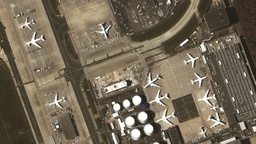
#> input picture ImagePatchLocalization/Images/target_image.jpeg, 256 x 144 px, shrunk from 760 x 428 before the run; the run also reads 1 picture not shown here
$ jupyter execute --allow-errors ImagePatchLocalization.ipynb
#> lines starting #> are read from the running program, lines starting #| are printed output that depends on the picture; after the words box and inside, x2 and y2 are one past the last pixel; in counts of white or black regions, pixels touching at a corner belong together; long printed decimals are rounded
Importing required libraries and accessing dataset stored in Google Drive.

[cell 1]
import cv2 #For the purpose of plotting images
import numpy as np
from matplotlib import pyplot as plt
#from google.colab import drive
#drive.mount('/drive')

1) Loading, priniting dimensions, and displaying our target image, and patch images from the drive.

[cell 2]
# [4 lines of commented-out code are left out]
imgTarget0=cv2.imread("Images/target_image.jpeg")
#> imgTarget0 is the input picture: shape (144, 256, 3); mean B, G, R 86.1, 105.1, 115.6
imgPatch1=cv2.imread("Images/patch1.PNG")
imgPatch2=cv2.imread("Images/patch2.PNG")
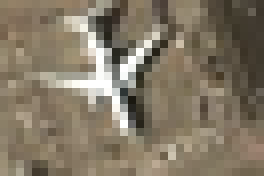
#> input picture ImagePatchLocalization/Images/patch2.PNG, 33 x 22 px, shrunk from 98 x 64 before the run (shown 8 times larger)
#> imgPatch2 is the input picture: shape (22, 33, 3); mean B, G, R 101.6, 120, 131.1
imgPatch3=cv2.imread("Images/patch3.PNG")
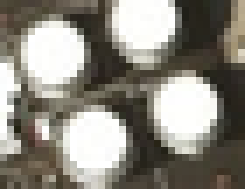
#> input picture ImagePatchLocalization/Images/patch3.PNG, 35 x 27 px, shrunk from 103 x 79 before the run (shown 7 times larger)
#> imgPatch3 is the input picture: shape (27, 35, 3); mean B, G, R 125.3, 134.7, 138.5
print(imgTarget0.shape)
#| (144, 256, 3)
print(imgPatch1.shape)
#| (14, 18, 3)
print(imgPatch2.shape)
#| (22, 33, 3)
print(imgPatch3.shape)
#| (27, 35, 3)

plt.figure()
fig = plt.figure(figsize=(20, 20))

fig.add_subplot(1, 4, 1)
plt.imshow(imgTarget0)
fig.add_subplot(1, 4, 2)
plt.imshow(imgPatch1)
fig.add_subplot(1, 4, 3)
plt.imshow(imgPatch2)
fig.add_subplot(1, 4, 4)
plt.imshow(imgPatch3)

plt.show()
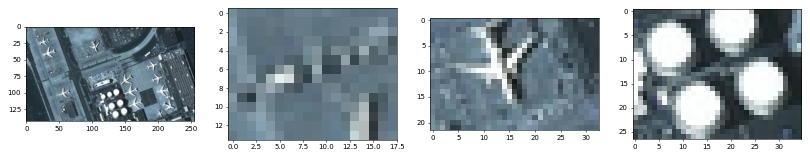
#> figure drawn by matplotlib, 4 panels; B, G, R data is drawn as R, G, B

Converting images to grayscale.

[cell 3]
# Converting images to grayscale
imgTargetGray = cv2.cvtColor(imgTarget0, cv2.COLOR_BGR2GRAY)
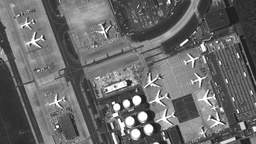
#> imgTargetGray: shape (144, 256); min 13, max 255, mean 106
imgPatch1Gray = cv2.cvtColor(imgPatch1, cv2.COLOR_BGR2GRAY)
# Store width and height of patch image in w and h
w, h = imgPatch1Gray.shape[::-1]
#> w = 18; h = 14

Making a standardization function so that we can minimize the risk of overflow.

[cell 4]
def findMean(imgOrignal):
    meanOutput=0
    print(imgOrignal.shape)
    for y in range(0,(imgOrignal.shape[0]-1)):
        for y in range(0,(imgOrignal.shape[1]-1)):
            #meanOutput=meanOutput+(imgOrignal[y,x]/(imgOrignal.shape[1]*imgOrignal.shape[0]))
            print([y,x])
    return meanOutput

[cell 5]
def standardizeImg(imgOrignal):
    return imgOrignal-imgOrignal.mean()

Making a function to find Cross Correlation

[cell 6]
def findResultant(imgOne):
    return sum(sum(imgOne*imgOne))**(1/2)

[cell 7]
def findCrossCorrelation(imgOne,imgTwo):
    if(imgOne.shape==imgTwo.shape):
        return sum(sum(imgOne*imgTwo))
    else:
        print("Dimensions of given inputs do not match.")
        return

[cell 8]
def findNormCrossCorrelation(imgOne,imgTwo):
    if(imgOne.shape==imgTwo.shape):
        return findCrossCorrelation(imgOne,imgTwo)/((findResultant(imgOne))*(findResultant(imgTwo)))
    else:
        print("Dimensions of given inputs do not match.")
        return

[cell 9]
def similarityTemplateCrossCorrelaton(imgPatch,imgTarget):
    if (imgTarget.shape[0]-imgPatch.shape[0]>-1)and(imgTarget.shape[1]-imgPatch.shape[1]>-1):
        output=np.zeros([imgTarget.shape[0]-imgPatch.shape[0]+1,imgTarget.shape[1]-imgPatch.shape[1]+1])
#> output: shape (131, 239) float64; every value is 0
        for x in range(0,imgTarget.shape[0]-imgPatch.shape[0]+1): ##+1
            for y in range(0,imgTarget.shape[1]-imgPatch.shape[1]+1): ##+1
                output[x,y]=findCrossCorrelation(imgPatch,imgTarget[x:x+imgPatch.shape[0],y:y+imgPatch.shape[1]])
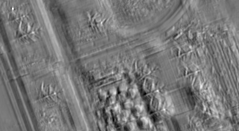
#> output: shape (131, 239) float64; min -115812.2, max 130641.8, mean 12.1; drawn with min black and max white
        return output
    else:
        print("Target image dimension is less than the target image dimension")
        return

[cell 10]
def similarityTemplateNormCrossCorrelaton(imgPatch,imgTarget):
    if (imgTarget.shape[0]-imgPatch.shape[0]>-1)and(imgTarget.shape[1]-imgPatch.shape[1]>-1):
        output=np.zeros([imgTarget.shape[0]-imgPatch.shape[0]+1,imgTarget.shape[1]-imgPatch.shape[1]+1])
        for x in range(0,imgTarget.shape[0]-imgPatch.shape[0]+1): ##+1
            for y in range(0,imgTarget.shape[1]-imgPatch.shape[1]+1): ##+1
                output[x,y]=findNormCrossCorrelation(imgPatch,imgTarget[x:x+imgPatch.shape[0],y:y+imgPatch.shape[1]])
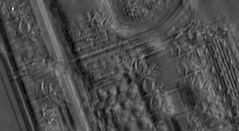
#> output: shape (131, 239) float64; min -0.285, max 0.669, mean 0.000393; drawn with min black and max white
        return output
    else:
        print("Target image dimension is less than the target image dimension")
        return

2) Taking Normalized Cross Correlation, and simpl Cross Correlation.

[cell 11]
resolutionCrossCorr = similarityTemplateCrossCorrelaton(standardizeImg(imgPatch1Gray),standardizeImg(imgTargetGray))

[cell 12]
resolutionCrossCorrNorm = similarityTemplateNormCrossCorrelaton(standardizeImg(imgPatch1Gray),standardizeImg(imgTargetGray))

Just checking how would both type of correlation/similarity results look like.

[cell 13]
print(resolutionCrossCorr.max())
#| 130641.770
print(resolutionCrossCorrNorm.max())
#| 0.6687

Now writing a function that takes on target image, and patch image; It would return target image with highlighted patch if it is in it based on Normalized Cross Correlation based on given threshold of similarity.

[cell 14]
def imgHighlightCrossCorrNorm(threshold,resolutionCrossCorrNorm,imgOutputHiglightedRGB,patchWidth,patchHeight):
  #Getting size
  # Store the coordinates of matched area in a numpy array
#> called with threshold = 0.9, patchWidth = 18, patchHeight = 14
  location = np.where(resolutionCrossCorrNorm >= threshold)
#> location = (empty array, empty array)
  # Draw a rectangle around the matched region
  for point in zip(*location[::-1]):
    cv2.rectangle(imgOutputHiglightedRGB, point, (point[0] + patchWidth, point[1] + patchHeight), (0, 0, 255), 2)
#> this loop made 0 passes
  return imgOutputHiglightedRGB

[cell 15]
#Setting Threshold to be 0.9 for Cross Correlation Normalized
threshold=0.9
imgTarget1=imgTarget0
#Giving functio image to be highlighted based on Cross Correlation Normalized Results
imgOutputHiglightedCrossCorrNormRGB=imgHighlightCrossCorrNorm(threshold,resolutionCrossCorrNorm,imgTarget1,w,h)
plt.figure(figsize=(11, 11))
plt.imshow(imgOutputHiglightedCrossCorrNormRGB)
plt.show()
plt.close()

Helping function to find maximum and minimum value coordinates

[cell 16]
def findMax2DIndex(resolution):
  location=[0,0]
  maxVal=resolution[0,0]
#> maxVal = 0.00921
  for x in range(0,resolution.shape[0]):
    for y in range(0,resolution.shape[1]):
      if(resolution[x,y]>maxVal):
        maxVal=resolution[x,y]
        location=[x,y]
#> after the loop, location = [8, 12]; maxVal = 0.669
  return location

[cell 17]
def findMin2DIndex(resolution):
  location=[0,0]
  minVal=resolution[0,0]
  for x in range(0,resolution.shape[0]):
    for y in range(0,resolution.shape[1]):
      if(resolution[x,y]<minVal):
        minVal=resolution[x,y]
        location=[x,y]
  return location

Now writing a function that takes on target image, and patch image; It would return target image with highlighted patch if it is in it based on Cross Correlation based on given threshold of similarity.

[cell 18]
def imgHighlightCrossCorr(resolutionCrossCorr,imgOutputHiglightedRGB,patchWidth,patchHeight):
  # Store the coordinates of matched area in a numpy array
  location = findMax2DIndex(resolutionCrossCorr)
#> location = [8, 12]
  # Draw a rectangle around the matched region
  cv2.rectangle(imgOutputHiglightedRGB, (location[1],location[0]), (location[1] + patchWidth, location[0] + patchHeight), (0, 255, 0), 2)
#> imgOutputHiglightedRGB: shape (144, 256, 3); 0.51% of pixels changed, all inside (x1, y1, x2, y2) = (11, 7, 32, 24)
  return imgOutputHiglightedRGB

[cell 19]
#Giving functio image to be highlighted based on Correlation Results
imgTarget2=imgTarget0
imgOutputHiglightedCrossCorrRGB=imgHighlightCrossCorr(resolutionCrossCorrNorm,imgTarget2,w,h);
plt.figure(figsize=(11, 11))
plt.imshow(imgOutputHiglightedCrossCorrRGB)
plt.show()
plt.close()

Making a disimilarity function; L2 Norm or in other words computing Eucledian distance.

[cell 20]
def findEucledianDistL2(imgOne,imgTwo):
    if(imgOne.shape==imgTwo.shape):
        return sum(sum((imgOne-imgTwo)**2))**(1/2)
    else:
        print("Dimensions of given inputs do not match.")
        return

[cell 21]
def disimilarityTemplateEucledianDistL2(imgPatch,imgTarget):
    if (imgTarget.shape[0]-imgPatch.shape[0]>-1)and(imgTarget.shape[1]-imgPatch.shape[1]>-1):
        output=np.zeros([imgTarget.shape[0]-imgPatch.shape[0]+1,imgTarget.shape[1]-imgPatch.shape[1]+1])
        for x in range(0,imgTarget.shape[0]-imgPatch.shape[0]+1): ##+1
            for y in range(0,imgTarget.shape[1]-imgPatch.shape[1]+1): ##+1
                output[x,y]=findEucledianDistL2(imgPatch,imgTarget[x:x+imgPatch.shape[0],y:y+imgPatch.shape[1]])
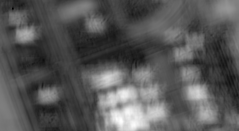
#> output: shape (131, 239) float64; min 372, max 1630.9, mean 808.7; drawn with min black and max white
        return output
    else:
        print("Target image dimension is less than the target image dimension")
        return

[cell 22]
def imgHighlightDisimilarityTemplateEucledianDistL2(resolutionDisimilarityEucledianDistL2,imgOutputHiglightedRGB,patchWidth,patchHeight):
  # Store the coordinates of matched area in a numpy array
#> called with patchWidth = 18, patchHeight = 14
  location = findMin2DIndex(resolutionDisimilarityEucledianDistL2)
#> in findMin2DIndex, `minVal=resolution[0,0]`: minVal = 645.2
#> after the loop in findMin2DIndex, `for x in range(0,resolution.shape[0]):`: location = [8, 12]; minVal = 372
#> location = [8, 12]
  # Draw a rectangle around the matched region
  cv2.rectangle(imgOutputHiglightedRGB, (location[1],location[0]), (location[1] + patchWidth, location[0] + patchHeight), (255, 0, 0), 2)
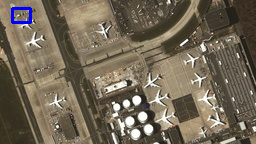
#> imgOutputHiglightedRGB: shape (144, 256, 3); mean B, G, R 86.8, 104.4, 114.9
  return imgOutputHiglightedRGB

[cell 23]
resolutionDisimilarityEucledianDistL2=disimilarityTemplateEucledianDistL2(standardizeImg(imgPatch1Gray),standardizeImg(imgTargetGray))

[cell 24]
#Giving function image to be highlighted based on Least Disimilarity Eucledian Distance Results
imgTarget3=imgTarget0
imgOutputHiglightedLeastDisimilarEucledianDistanceL2RGB=imgHighlightDisimilarityTemplateEucledianDistL2(resolutionDisimilarityEucledianDistL2,imgTarget3,w,h);
plt.figure(figsize=(11, 11))
plt.imshow(imgOutputHiglightedLeastDisimilarEucledianDistanceL2RGB)
plt.show()
plt.close()

Making the second disimilarity function; L1 Norm or in other words computing Manhattan distance.

[cell 25]
def findManhattanDistL1(imgOne,imgTwo):
    if(imgOne.shape==imgTwo.shape):
        return sum(sum(abs(imgOne-imgTwo)))
    else:
        print("Dimensions of given inputs do not match.")
        return

[cell 26]
def disimilarityTemplateManhattanDistL1(imgPatch,imgTarget):
    if (imgTarget.shape[0]-imgPatch.shape[0]>-1)and(imgTarget.shape[1]-imgPatch.shape[1]>-1):
        output=np.zeros([imgTarget.shape[0]-imgPatch.shape[0]+1,imgTarget.shape[1]-imgPatch.shape[1]+1])
        for x in range(0,imgTarget.shape[0]-imgPatch.shape[0]+1):  ##+1
            for y in range(0,imgTarget.shape[1]-imgPatch.shape[1]+1): ##+1
                output[x,y]=findManhattanDistL1(imgPatch,imgTarget[x:x+imgPatch.shape[0],y:y+imgPatch.shape[1]])
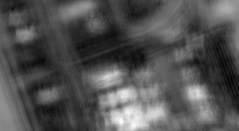
#> output: shape (131, 239) float64; min 5110.2, max 21893.2, mean 10568.6; drawn with min black and max white
        return output
    else:
        print("Target image dimension is less than the target image dimension")
        return

[cell 27]
def imgHighlightDisimilarityTemplateManhattanDistL1(resolutionDisimilarityManhattanDistL1,imgOutputHiglightedRGB,patchWidth,patchHeight):
  # Store the coordinates of matched area in a numpy array
#> called with patchWidth = 18, patchHeight = 14
  location = findMin2DIndex(resolutionDisimilarityManhattanDistL1)
#> location = [8, 12]
  # Draw a rectangle around the matched region
  cv2.rectangle(imgOutputHiglightedRGB, (location[1],location[0]), (location[1] + patchWidth, location[0] + patchHeight), (255, 255, 255), 2)
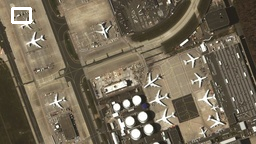
#> imgOutputHiglightedRGB: shape (144, 256, 3); 0.51% of pixels changed, all inside (x1, y1, x2, y2) = (11, 7, 32, 24)
  return imgOutputHiglightedRGB

[cell 28]
resolutionDisimilarityManhattanDistL1=disimilarityTemplateManhattanDistL1(standardizeImg(imgPatch1Gray),standardizeImg(imgTargetGray))

[cell 29]
#Giving function image to be highlighted based on Least Disimilarity Manhattan Distance Results
imgTarget4=imgTarget0
imgOutputHiglightedLeastDisimilarManhattanDistanceL1RGB=imgHighlightDisimilarityTemplateManhattanDistL1(resolutionDisimilarityManhattanDistL1,imgTarget4,w,h);
plt.figure(figsize=(11, 11))
plt.imshow(imgOutputHiglightedLeastDisimilarManhattanDistanceL1RGB)
plt.show()
plt.close()

3) Showing Similarities and disimilarities on surface plot & 4) Localize the area which gives maximum similarity score and lowest disimilarity score.

[cell 30]
from mpl_toolkits.mplot3d import Axes3D
from matplotlib import cm

[cell 31]
imgTargetGray
imgPatch1Gray
x = np.arange(0, imgTargetGray.shape[0]-imgPatch1Gray.shape[0]+1, 1)
#> x = 131 values from 0 to 130
y = np.arange(0, imgTargetGray.shape[1]-imgPatch1Gray.shape[1]+1, 1)
#> y = 239 values from 0 to 238
y, x = np.meshgrid(y,x)

Cross Correlation Similarity Surface Plot

[cell 32]
print("Maximum Similarity is at ",findMax2DIndex(resolutionCrossCorr),"offset in [x,y] position in reference to the target image.")
#| Maximum Similarity is at  [8, 12] offset in [x,y] position in reference to the target image.
fig = plt.figure(figsize=(11, 11))
#> (the rest of this cell did not finish here and is left out)

Normalized Cross Correlation Similarity Surface Plot

[cell 33]
print("Maximum Similarity is at ",findMax2DIndex(resolutionCrossCorrNorm),"offset in [x,y] position in reference to the target image.")
#| Maximum Similarity is at  [8, 12] offset in [x,y] position in reference to the target image.
fig = plt.figure(figsize=(11, 11))
#> (the rest of this cell did not finish here and is left out)

L2 Norm or Eucledian Distance or Disimilarity Surface Plot

[cell 34]
print("Lowest Disimilarity is at ",findMin2DIndex(resolutionDisimilarityEucledianDistL2),"offset in [x,y] position in reference to the target image.")
#| Lowest Disimilarity is at  [8, 12] offset in [x,y] position in reference to the target image.
fig = plt.figure(figsize=(11, 11))
#> (the rest of this cell did not finish here and is left out)

L1 Norm or Manhattan Distance or Disimilarity Surface Plot

[cell 35]
print("Lowest Disimilarity is at ",findMin2DIndex(resolutionDisimilarityManhattanDistL1),"offset in [x,y] position in reference to the target image.")
#| Lowest Disimilarity is at  [8, 12] offset in [x,y] position in reference to the target image.
fig = plt.figure(figsize=(11, 11))
#> (the rest of this cell did not finish here and is left out)
